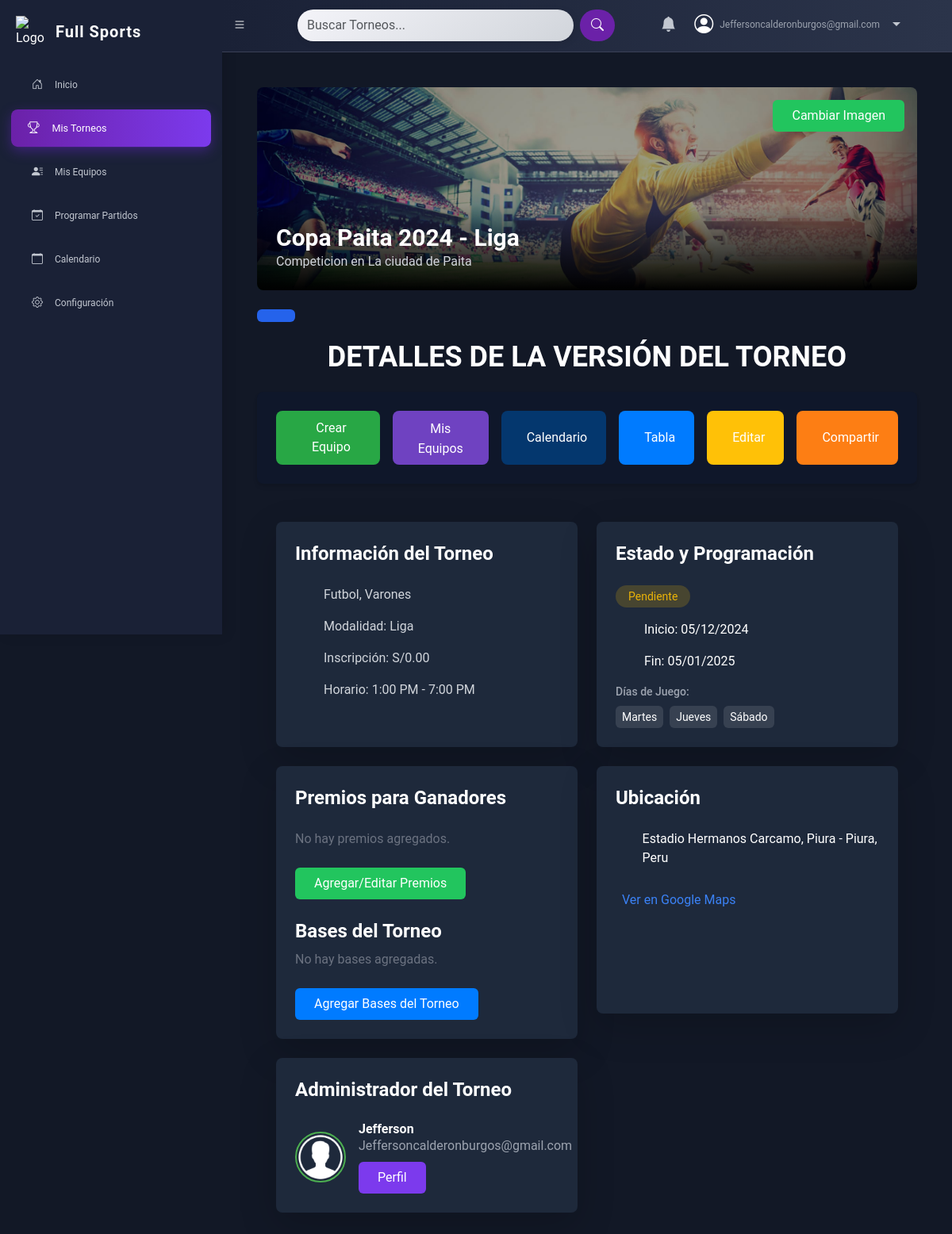
The page /views/tournament_overview.php?tournament_id=1&version_id=2 (signed in) on the database its author committed.
### tables this page shows
CREATE TABLE `tournaments` (
  `id` int(11) NOT NULL,
  `name` varchar(255) NOT NULL,
  `description` text DEFAULT NULL,
  `competition_type` enum('Aficionado','Profesional') NOT NULL,
  `sport_type` enum('Futbol','Futbol 7','Futbol 8','Fulbito','Futsal') NOT NULL,
  `gender` enum('General','Varones','Mujeres','Menores') NOT NULL,
  `url_slug` varchar(100) NOT NULL,
  `created_by` int(11) DEFAULT NULL,
  `created_at` timestamp NOT NULL DEFAULT current_timestamp(),
  `cover_image` varchar(255) DEFAULT NULL,
  `user_id` int(11) DEFAULT NULL,
  `logo_image` varchar(255) DEFAULT NULL
);

CREATE TABLE `tournament_versions` (
  `id` int(11) NOT NULL,
  `tournament_id` int(11) NOT NULL,
  `format_type` enum('Liga','Eliminatoria','Play Off','Relámpago') NOT NULL,
  `name` varchar(255) NOT NULL,
  `points_winner` int(11) DEFAULT 3,
  `points_draw` int(11) DEFAULT 1,
  `points_loss` int(11) DEFAULT 0,
  `points_walkover` int(11) DEFAULT 0,
  `created_at` timestamp NOT NULL DEFAULT current_timestamp()
);

CREATE TABLE `tournament_version_details` (
  `id` int(11) NOT NULL,
  `version_id` int(11) NOT NULL,
  `tournament_name` varchar(255) NOT NULL,
  `start_date` date NOT NULL,
  `end_date` date NOT NULL,
  `country` varchar(20) NOT NULL,
  `city` varchar(100) NOT NULL,
  `address` text NOT NULL,
  `registration_fee` decimal(10,2) DEFAULT 0.00,
  `google_maps_url` text DEFAULT NULL,
  `playing_days` varchar(100) NOT NULL,
  `match_time_range` varchar(50) NOT NULL,
  `status` enum('Pendiente','En Progreso','Finalizado') DEFAULT 'Pendiente',
  `created_at` timestamp NOT NULL DEFAULT current_timestamp(),
  `cover_image` varchar(255) DEFAULT NULL,
  `prizes` text DEFAULT NULL,
  `tournament_bases` text DEFAULT NULL
);

### views/tournament_overview.php (the view, shortened to what the rows shown need)
<?php
require_once "../config/connection.php";
$tournament_id = $_GET['tournament_id'] ?? null;
$version_id = $_GET['version_id'] ?? null;
$sql = "SELECT
            t.*,
            tv.*,
            tvd.*,
            IFNULL(u.name, 'N/A') AS admin_name,
            IFNULL(u.email, 'N/A') AS admin_email,
            u.role AS admin_role
        FROM tournaments t
        JOIN tournament_versions tv ON t.id = tv.tournament_id
        JOIN tournament_version_details tvd ON tv.id = tvd.version_id
        LEFT JOIN usertable u ON t.user_id = u.id
        WHERE t.id = ? AND tv.id = ?";
$stmt = $con->prepare($sql);
$stmt->bind_param("ii", $tournament_id, $version_id);
$stmt->execute();
$result = $stmt->get_result();
$tournament_data = $result->fetch_assoc();
?>
<!DOCTYPE html>
<html lang="es">
<head>
    <script src="https://cdn.tailwindcss.com"></script>
    <link href="https://cdn.jsdelivr.net/npm/remixicon@3.5.0/fonts/remixicon.css" rel="stylesheet">
    <link rel="stylesheet" href="https://cdn.jsdelivr.net/npm/sweetalert2@11/dist/sweetalert2.min.css">
    <link rel="stylesheet" href="https://cdn.jsdelivr.net/npm/flatpickr/dist/flatpickr.min.css">
    <link rel="stylesheet" href="https://cdnjs.cloudflare.com/ajax/libs/font-awesome/5.15.4/css/all.min.css">
    <link href="https://cdnjs.cloudflare.com/ajax/libs/font-awesome/6.0.0-beta3/css/all.min.css" rel="stylesheet">
    <link href="https://cdn.jsdelivr.net/npm/bootstrap@5.3.0/dist/css/bootstrap.min.css" rel="stylesheet">
    <link href="https://cdn.jsdelivr.net/npm/bootstrap-icons/font/bootstrap-icons.css" rel="stylesheet">
    <link href="../public/css/style.css" rel="stylesheet">
</head>
<body>
    <div class="content" id="content">
        <div class="p-6">
            <div class="relative h-64 rounded-lg overflow-hidden mb-6">
                <div class="absolute bottom-0 left-0 right-0 p-6 bg-gradient-to-t from-black to-transparent">
                    <h1 class="text-3xl font-bold"><?php echo htmlspecialchars($tournament_data['name']); ?></h1>
                    <p class="text-gray-300"><?php echo htmlspecialchars($tournament_data['description']); ?></p>
                </div>
            </div>
            <h1 class="text-4xl font-semibold text-white text-center mb-4">DETALLES DE LA VERSIÓN DEL TORNEO</h1>
            <div class="grid grid-cols-1 md:grid-cols-2 gap-6 mb-8 p-4">
                <div class="bg-[#1E293B] rounded-lg p-6 shadow-lg">
                    <h2 class="text-2xl font-semibold text-white mb-4">Información del Torneo</h2>
                    <div class="space-y-4 text-gray-300">
                        <div class="flex items-center">
                            <span
                                class="ml-3"><?php echo htmlspecialchars($tournament_data['sport_type'] . ', ' . $tournament_data['gender']); ?></span>
                        </div>
                        <div class="flex items-center">
                            <span class="ml-3">Modalidad:
                                <?php echo htmlspecialchars($tournament_data['format_type']); ?></span>
                        </div>
                        <div class="flex items-center">
                            <span class="ml-3">Inscripción:
                                S/<?php echo number_format($tournament_data['registration_fee'], 2); ?></span>
                        </div>
                        <div class="flex items-center">
                            <span class="ml-3">Horario:
                                <?php echo htmlspecialchars($tournament_data['match_time_range']); ?></span>
                        </div>
                    </div>
                </div>
                <div class="bg-[#1E293B] rounded-lg p-6 shadow-lg">
                    <h2 class="text-2xl font-semibold text-white mb-4">Estado y Programación</h2>
                    <div class="space-y-4">
                        <div class="flex items-center">
                            <span class="px-3 py-1 rounded-full text-sm
                    <?php echo $tournament_data['status'] == 'Pendiente' ? 'bg-yellow-500/20 text-yellow-500' :
                        ($tournament_data['status'] == 'En Progreso' ? 'bg-green-500/20 text-green-500' :
                            'bg-blue-500/20 text-blue-500'); ?>">
                                <?php echo htmlspecialchars($tournament_data['status']); ?>
                            </span>
                        </div>
                        <div class="flex items-center">
                            <span class="ml-3">Inicio:
                                <?php echo date('d/m/Y', strtotime($tournament_data['start_date'])); ?></span>
                        </div>
                        <div class="flex items-center">
                            <span class="ml-3">Fin:
                                <?php echo date('d/m/Y', strtotime($tournament_data['end_date'])); ?></span>
                        </div>
                        <div>
                            <div class="flex flex-wrap gap-2">
                                <?php
                                $playing_days = explode(',', $tournament_data['playing_days']);
                                foreach ($playing_days as $day) {
                                    echo "<span class='px-2 py-1 bg-gray-700 rounded-md text-sm'>" . htmlspecialchars($day) . "</span>";
                                }
                                ?>
                            </div>
                        </div>
                    </div>
                </div>
                <div class="bg-[#1E293B] rounded-lg p-6 shadow-lg">
                    <h2 class="text-2xl font-semibold text-white mb-4">Premios para Ganadores</h2>
                </div>
                <div class="bg-[#1E293B] rounded-lg p-6 mb-8 shadow-lg">
                    <h2 class="text-2xl font-semibold text-white mb-4">Ubicación</h2>
                    <div class="flex items-center mb-4">
                        <span
                            class="ml-3"><?php echo htmlspecialchars($tournament_data['address'] . ', ' . $tournament_data['city'] . ', ' . $tournament_data['country']); ?></span>
                    </div>
                </div>
                <div class="bg-[#1E293B] rounded-lg p-6 shadow-lg">
                    <h2 class="text-2xl font-semibold text-white mb-4">Administrador del Torneo</h2>
                </div>
            </div>
        </div>
    </div>
</body>
</html>

### rows shown on the page
tournaments: tournament_versions.name "Copa Paita 2024 - Liga", description "Competicion en La ciudad de Paita", sport_type+gender "Futbol, Varones", tournament_versions.format_type "Liga", tournament_version_details.registration_fee "0.00", tournament_version_details.match_time_range "1:00 PM - 7:00 PM", tournament_version_details.status "Pendiente", tournament_version_details.start_date "05/12/2024", tournament_version_details.end_date "05/01/2025", tournament_version_details.playing_days "Martes", tournament_version_details.playing_days "Jueves", tournament_version_details.playing_days "Sábado", tournament_version_details.address+city+country "Estadio Hermanos Carcamo, Piura - Piura, Peru"

### other values the page prints
$_SESSION['email'] "Jeffersoncalderonburgos@gmail.com"
$tournament_data['admin_name'] "Jefferson"
$tournament_data['admin_email'] "Jeffersoncalderonburgos@gmail.com"
